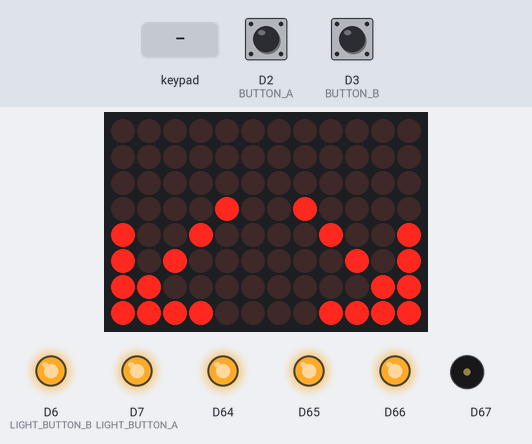
The sketch below on a simulated Arduino Uno R4 WiFi. Shown: 12×8 LED matrix, output pins drawn as LEDs (lit = HIGH), buzzer (waves = sounding). Dashed ring = blinking. The test bench sets the inputs (shaded band); at power-on: D2 (BUTTON_A) HIGH, D3 (BUTTON_B) HIGH.

Above: at 1.2 s.
1.3 s: key 'A' pressed
At 2.8 s:
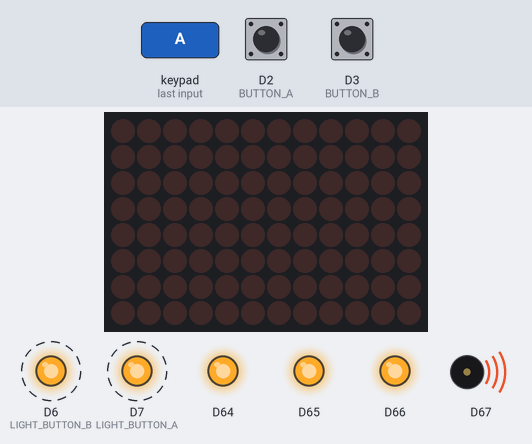
3.9 s: D2 (BUTTON_A) pulled LOW for 0.15 s
4.6 s: D2 (BUTTON_A) pulled LOW for 1 s
At 5.9 s:
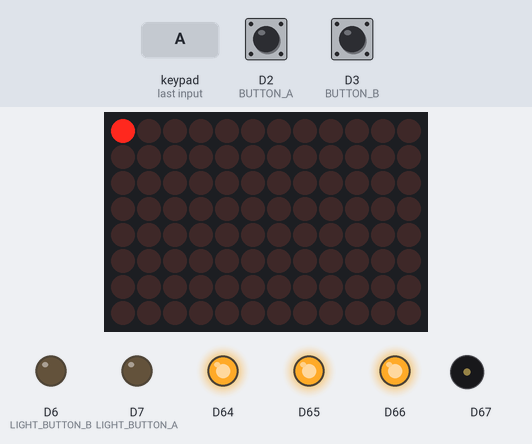
7.1 s: D2 (BUTTON_A) pulled LOW for 0.15 s
At 7.6 s:
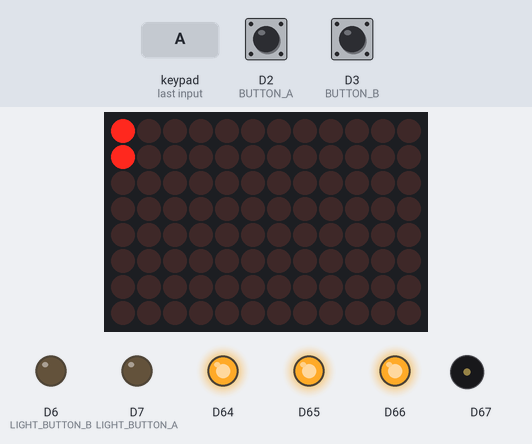
8.8 s: D2 (BUTTON_A) pulled LOW for 3.2 s
At 13.2 s:
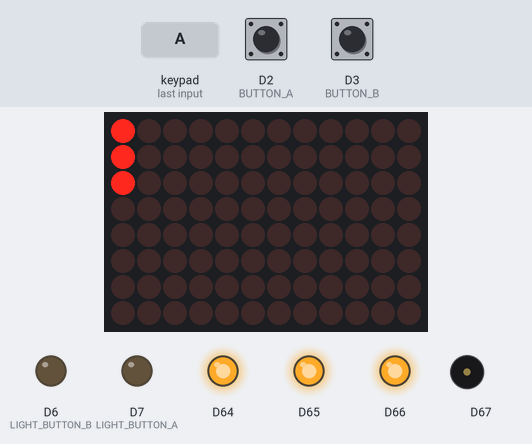
13.5 s: D2 (BUTTON_A) pulled LOW for 0.15 s
At 15.0 s:
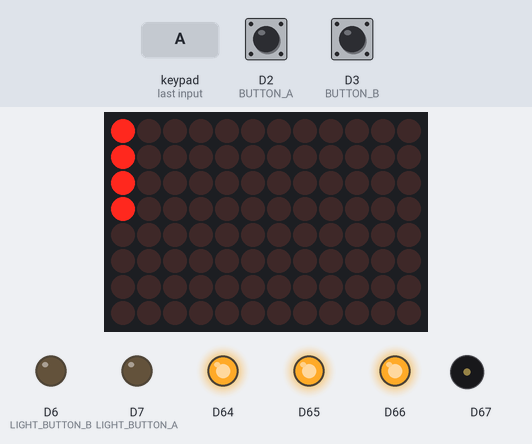
Timing chart, 0 to 16.2 s (numbered marks = the images above; inputs shaded):
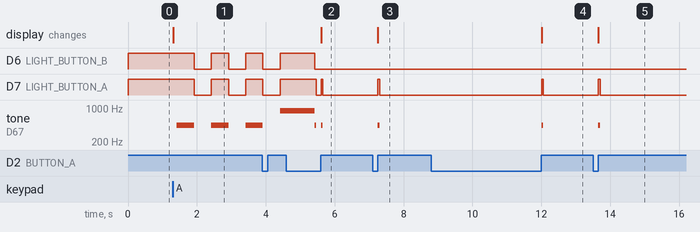

The sketch:

button_clash_game_plug_and_make.ino
```cpp
/*
Button Clash Game - Arduino Plug & Make Kit

Button Clash is an exciting and fun two-player game where the person who pushes the button faster wins! Built it with the Arduino Plug and Make kit.

Created by Julián Caro Linares for Arduino INC

CC-BY-SA
*/

#include "Modulino.h"
#include "ArduinoGraphics.h"
#include "Arduino_LED_Matrix.h"


// Global definitions
#define BUTTON_A 2
#define BUTTON_B 3
#define LIGHT_BUTTON_A 7
#define LIGHT_BUTTON_B 6

// Modulino objects
ModulinoButtons buttons;
ModulinoBuzzer buzzer;
// ModulinoBuzzer buzzer_b(0x0A);


// Global Variables
int skip = 0;
int pitch = 0;
int counter_a = -1; // We start at -1 to simplify matrix control. A +1 is need it to show final result
int counter_b = -1;

bool push_a = false;
bool push_b = false;

int countdown_first_note = 440;
int countdown_second_note = 880;

int state = 3; // State machine control
char winner = 'z';

// Debounce buttons variables
uint32_t button_a_currentMillis = millis();
uint32_t button_b_currentMillis = millis();
uint32_t button_a_previousMillis = button_a_currentMillis;
uint32_t button_b_previousMillis = button_b_currentMillis;
uint32_t bounce_delay_a = 50; // 50 as default
uint32_t bounce_delay_b = 50; // 50 as default


ArduinoLEDMatrix matrix;

// Matrix Frames definition
uint8_t frame[8][12] = {
  { 0, 0, 0, 0, 0, 0, 0, 0, 0, 0, 0, 0 },
  { 0, 0, 0, 0, 0, 0, 0, 0, 0, 0, 0, 0 },
  { 0, 0, 0, 0, 0, 0, 0, 0, 0, 0, 0, 0 },
  { 0, 0, 0, 0, 0, 0, 0, 0, 0, 0, 0, 0 },
  { 0, 0, 0, 0, 0, 0, 0, 0, 0, 0, 0, 0 },
  { 0, 0, 0, 0, 0, 0, 0, 0, 0, 0, 0, 0 },
  { 0, 0, 0, 0, 0, 0, 0, 0, 0, 0, 0, 0 },
  { 0, 0, 0, 0, 0, 0, 0, 0, 0, 0, 0, 0 }
};

uint8_t winner_a[8][12] = {
  { 1, 1, 1, 1, 1, 1, 0, 0, 0, 0, 0, 0 },
  { 1, 1, 1, 1, 1, 1, 0, 0, 0, 0, 0, 0 },
  { 1, 1, 1, 1, 1, 1, 0, 0, 0, 0, 0, 0 },
  { 1, 1, 1, 1, 1, 1, 0, 0, 0, 0, 0, 0 },
  { 1, 1, 1, 1, 1, 1, 0, 0, 0, 0, 0, 0 },
  { 1, 1, 1, 1, 1, 1, 0, 0, 0, 0, 0, 0 },
  { 1, 1, 1, 1, 1, 1, 0, 0, 0, 0, 0, 0 },
  { 1, 1, 1, 1, 1, 1, 0, 0, 0, 0, 0, 0 }
};

uint8_t winner_b[8][12] = {
  { 0, 0, 0, 0, 0, 0, 1, 1, 1, 1, 1, 1 },
  { 0, 0, 0, 0, 0, 0, 1, 1, 1, 1, 1, 1 },
  { 0, 0, 0, 0, 0, 0, 1, 1, 1, 1, 1, 1 },
  { 0, 0, 0, 0, 0, 0, 1, 1, 1, 1, 1, 1 },
  { 0, 0, 0, 0, 0, 0, 1, 1, 1, 1, 1, 1 },
  { 0, 0, 0, 0, 0, 0, 1, 1, 1, 1, 1, 1 },
  { 0, 0, 0, 0, 0, 0, 1, 1, 1, 1, 1, 1 },
  { 0, 0, 0, 0, 0, 0, 1, 1, 1, 1, 1, 1 }
};


const uint32_t happy[] = {
    0x19819,
    0x80000001,
    0x81f8000
};
const uint32_t heart[] = {
    0x3184a444,
    0x44042081,
    0x100a0040
};

const uint32_t arrows_start[] = {
		0x0,
		0x90909a,
		0x5c03f0f,
		66
};


void setup() {
  Serial.begin(115200);
  matrix.begin();

  // Modulinos setup
  Modulino.begin();
  buzzer.begin();
  // buzzer_b.begin();
  buttons.begin();
  buttons.setLeds(true, true, true);


  // Arcade Buttons initialization pins
  pinMode(BUTTON_A, INPUT_PULLUP);
  pinMode(BUTTON_B, INPUT_PULLUP);
  pinMode(LIGHT_BUTTON_A, OUTPUT);
  pinMode(LIGHT_BUTTON_B, OUTPUT);

  attachInterrupt(digitalPinToInterrupt(BUTTON_A), counterA_callback_rising, RISING);
  attachInterrupt(digitalPinToInterrupt(BUTTON_B), counterB_callback_rising, RISING);

  // Buttons Light OFF (Low bright, 5V output)
  digitalWrite(LIGHT_BUTTON_A, LOW);
  digitalWrite(LIGHT_BUTTON_B, LOW);

}

void loop() {

    // State machine
    switch (state)
    {
      case 0: // Game in progress
        buttons.update(); // Modulino buttons reading
        if(push_a == true)
        {
          counter_a++;
          buzzer.tone(440 + pitch, 50);
          digitalWrite(LIGHT_BUTTON_A, HIGH);

          //Matrix mouth count
          button_right_a();
          delay(50);

          push_a = false;
          button_a_previousMillis =  millis();
        }

        if(push_b == true)
        {
          counter_b++;
          buzzer.tone(1240 + pitch, 25);
          digitalWrite(LIGHT_BUTTON_B, HIGH);

          // Matrix mouth count
          button_right_b();
          delay(50);

          push_b = false;
          button_b_previousMillis =  millis();
        }

        digitalWrite(LIGHT_BUTTON_A, LOW);
        digitalWrite(LIGHT_BUTTON_B, LOW);
        delay(10);

        // Interrupt the current game pressing any modulino button
        if (buttons.isPressed(0) || buttons.isPressed(1) || buttons.isPressed(2))
        {
          winner = 'x'; // Game aborted status
          state = 1;
        }
        break;

      case 1: // Game End
        win_animation();
        push_a = false;
        push_b = false;
        state = 3;
        break;

      case 2: // Start Game
        start_countdown();
        state = 0;
        break;

      case 3: // Idle Animation
        buttons.update(); // Modulino buttons reading

        matrix.loadFrame(arrows_start);

        digitalWrite(LIGHT_BUTTON_A, HIGH);
        digitalWrite(LIGHT_BUTTON_B, HIGH);

        while(state == 3)
        {

          buttons.update(); // Modulino buttons reading
          if ((digitalRead(BUTTON_A) == false && digitalRead(BUTTON_B) == false) || (buttons.isPressed(0) || buttons.isPressed(1) || buttons.isPressed(2)))
          {
            push_a = false;
            push_b = false;

            // Matrix clear
            for (int j=0; j<=11;j++){
              for (int i=0; i<=7;i++){
                  frame[i][j] = 0;
              }
            }
            matrix.renderBitmap(frame, 8, 12);
            delay(100);
            counter_a = -2;
            counter_b = -2;
            state = 2;
          }
          else if(push_a == true)
          {
            buzzer.tone(440 + pitch, 50);
            digitalWrite(LIGHT_BUTTON_A, LOW);
            push_a = false;
            delay(50);
          }
          else if(push_b == true)
          {
            buzzer.tone(1240 + pitch, 25);
            digitalWrite(LIGHT_BUTTON_B, LOW);
            push_b = false;
            delay(50);
          }

          digitalWrite(LIGHT_BUTTON_A, HIGH);
          digitalWrite(LIGHT_BUTTON_B, HIGH);
          delay(10);
          break;
    }
  }
}

void start_countdown()
{
  buzzer.tone(countdown_first_note + pitch, 500);
  digitalWrite(LIGHT_BUTTON_A, HIGH);
  digitalWrite(LIGHT_BUTTON_B, HIGH);
  delay(500);

  digitalWrite(LIGHT_BUTTON_A, LOW);
  digitalWrite(LIGHT_BUTTON_B, LOW);
  delay(500);

  buzzer.tone(countdown_first_note + pitch, 500);
  digitalWrite(LIGHT_BUTTON_A, HIGH);
  digitalWrite(LIGHT_BUTTON_B, HIGH);
  delay(500);

  digitalWrite(LIGHT_BUTTON_A, LOW);
  digitalWrite(LIGHT_BUTTON_B, LOW);
  delay(500);

  buzzer.tone(countdown_first_note + pitch, 500);
  digitalWrite(LIGHT_BUTTON_A, HIGH);
  digitalWrite(LIGHT_BUTTON_B, HIGH);
  delay(500);

  digitalWrite(LIGHT_BUTTON_A, LOW);
  digitalWrite(LIGHT_BUTTON_B, LOW);
  delay(500);

  buzzer.tone(countdown_second_note + pitch, 1000);
  digitalWrite(LIGHT_BUTTON_A, HIGH);
  digitalWrite(LIGHT_BUTTON_B, HIGH);
  delay(1000);

  digitalWrite(LIGHT_BUTTON_A, LOW);
  digitalWrite(LIGHT_BUTTON_B, LOW);
}

void win_animation()
{
  if(winner == 'a')
  {
    for (int i=0; i<10; i++)
    {
      digitalWrite(LIGHT_BUTTON_A, HIGH);
      digitalWrite(LIGHT_BUTTON_B, LOW);
      buzzer.tone(440 + pitch, 200);
      delay(200);

      digitalWrite(LIGHT_BUTTON_A, LOW);
      digitalWrite(LIGHT_BUTTON_B, LOW);
      delay(200);
    }
  }
  else if(winner == 'b')
  {
    for (int i=0; i<10; i++)
    {
      digitalWrite(LIGHT_BUTTON_A, LOW);
      digitalWrite(LIGHT_BUTTON_B, HIGH);
      buzzer.tone(1240 + pitch, 200);
      delay(200);

      digitalWrite(LIGHT_BUTTON_A, LOW);
      digitalWrite(LIGHT_BUTTON_B, LOW);
      delay(200);
    }
  }
 else if(winner == 'x') // Game deuce or aborted
  {
    for (int i=0; i<10; i++)
    {
      digitalWrite(LIGHT_BUTTON_A, HIGH);
      digitalWrite(LIGHT_BUTTON_B, HIGH);
      buzzer.tone(440 + pitch, 200);
      delay(200);

      digitalWrite(LIGHT_BUTTON_A, LOW);
      digitalWrite(LIGHT_BUTTON_B, LOW);
      delay(200);
    }
  }

}

void counterA_callback_rising()
{
  button_a_currentMillis = millis();
  if (button_a_currentMillis - button_a_previousMillis > bounce_delay_a)
  {
    push_a = true;
  }
}

void counterB_callback_rising()
{
  button_b_currentMillis = millis();
  if (button_b_currentMillis - button_b_previousMillis > bounce_delay_b)
  {
    push_b = true;
  }
}


void button_right_a()
{
  // 96 pixels in total so 48 led or presses for each player, 24 in total with the double press feature
  int aux_counter_a = 0;

  if (counter_a >= 48)
  {
    winner = 'a';
    state = 1;
  }
  else if (counter_a <= 95)
  {
    aux_counter_a = counter_a;
  }

  int aux_col = (aux_counter_a)/8.0;
  int col = abs(aux_col);
  col = (col != 0) ? col-- : 0;
  int aux_row = aux_counter_a%8;
  int row = aux_row;

  frame[row][col] = 1;
  matrix.renderBitmap(frame, 8, 12);
}

void button_right_b()
{
  // 96 pixels in total so 48 led or presses for each player, 24 in total with the double press feature
  int aux_counter_b = 0;

  if (counter_b >= 48)
  {
    winner = 'b';
    state = 1;
  }
  else if (counter_b <= 95)
  {
    aux_counter_b = counter_b;
  }

  int aux_col = (aux_counter_b)/8.0;
  int col = abs(aux_col);
  col = (col != 0) ? col-- : 0;
  int aux_row = aux_counter_b%8;
  int row = aux_row;

  frame[7-row][11-col] = 1;
  matrix.renderBitmap(frame, 8, 12);
}
```

Measured:
- after the input at 1.3 s, D6 (LIGHT_BUTTON_B), D7 (LIGHT_BUTTON_A): alternates HIGH for 0.50 s and LOW for 0.50 s, starting after 0.62 s; tone on D67: alternates 440 Hz for 0.50 s and silent for 0.50 s, starting after 0.12 s; the display: changes at once (image 1)
- after the input at 4.6 s, the display: changes after 1.0 s (image 2)
- after the input at 7.1 s, D7 (LIGHT_BUTTON_A): LOW → HIGH after 0.15 s, → LOW 0.05 s later; tone on D67: silent → 440 Hz after 0.15 s, → silent 0.05 s later; the display: changes after 0.15 s (image 3)
- after the input at 8.8 s, D7 (LIGHT_BUTTON_A): LOW → HIGH after 3.2 s, → LOW 0.05 s later; tone on D67: silent → 440 Hz after 3.2 s, → silent 0.05 s later; the display: changes after 3.2 s (image 4)
- after the input at 13.5 s, D7 (LIGHT_BUTTON_A): LOW → HIGH after 0.15 s, → LOW 0.05 s later; tone on D67: silent → 440 Hz after 0.15 s, → silent 0.05 s later; the display: changes after 0.15 s (image 5)
